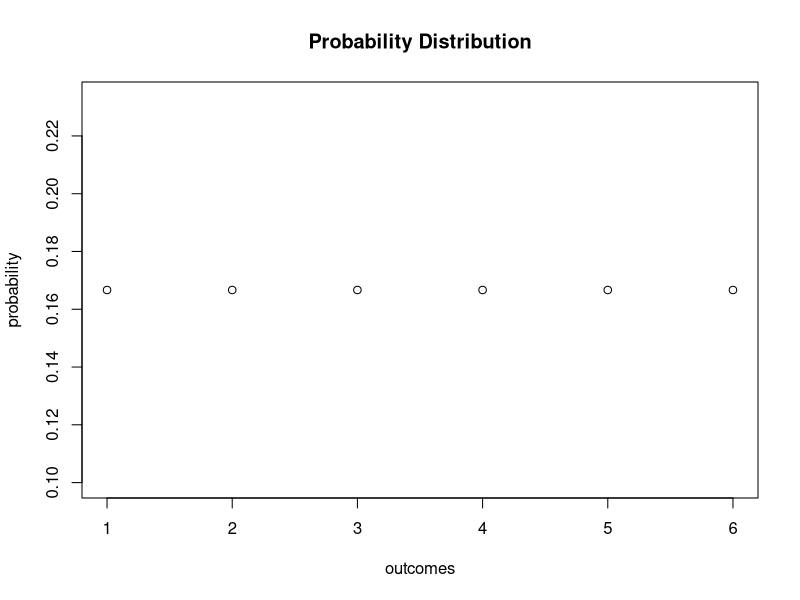
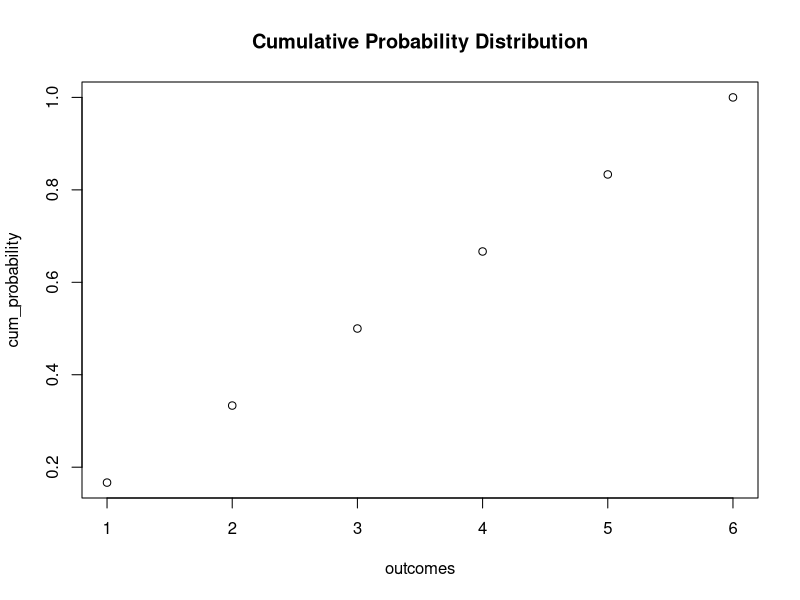
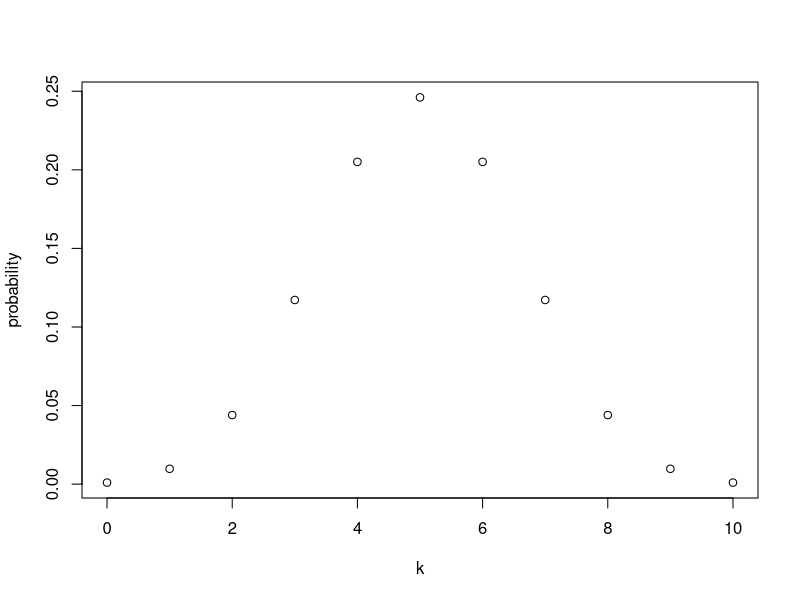
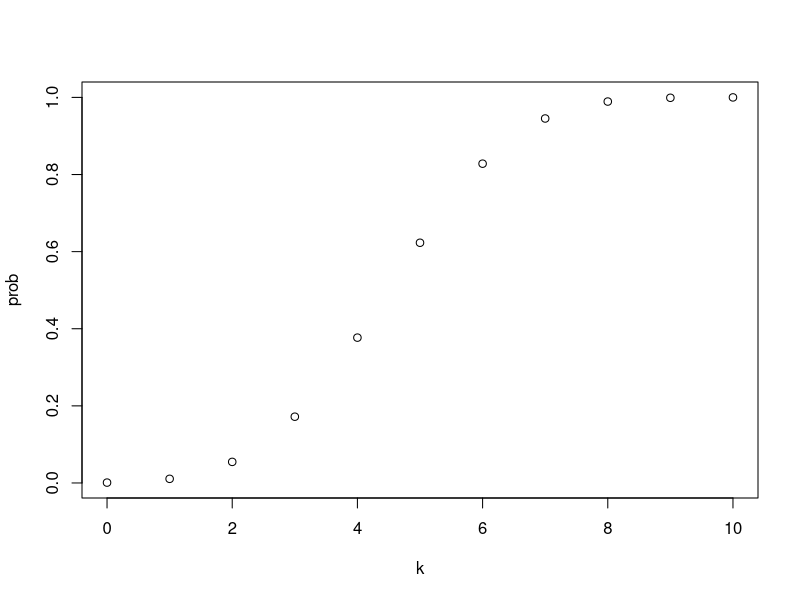
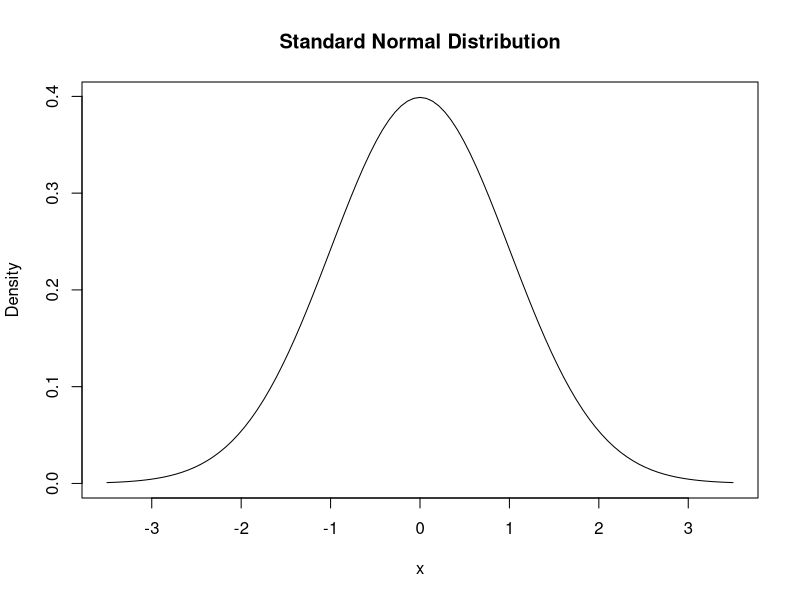

Recreate these plots in R, in order.
## ---- chunk 1
sample(c(1,2,3,4,5,6),1) 
## ---- chunk 2
#generate the vector of probabilities 
probability <- rep(1/6,6) # plot the probabilites 
plot(probability, xlab = "outcomes", main = "Probability Distribution") 
## ---- chunk 3
#generate the vector of cumulative probabilities 
cum_probability <- cumsum(rep(1/6,6)) 
# plot the probabilites 
plot(cum_probability, xlab = "outcomes", main = "Cumulative Probability Distribution") 
## ---- chunk 4
sample(c("H","T"),1) 
## ---- chunk 5
dbinom(x = 5, size = 10, prob = 0.5) 
## ---- chunk 6
sum(dbinom(x = c(4:7), size = 10, prob = 0.5))
## ---- chunk 7
k <- 0:10
## ---- chunk 8
probability <- dbinom(x = 0:10, size = 10, prob = 0.5) 
k <- 0:10 
plot(k, probability) 
## ---- chunk 9
prob <- cumsum(dbinom(x =
0:10, size = 10, prob = 0.5)) 
k <- 0:10 
plot(k, prob) 
## ---- chunk 10
mean(1:6)
## ---- chunk 11
set.seed(1) 
sample(c(1,2,3,4,5,6),3, replace = T)
## ---- chunk 12
set.seed(1) 
mean(sample(c(1,2,3,4,5,6),10000, replace = T))
## ---- chunk 13
curve(dnorm(x),
xlim=c(-3.5, 3.5), ylab = "Density", main = "Standard Normal Distribution") 
## ---- chunk 14
dnorm(c(-1.96,0,1.96))
## ---- chunk 15
1 - 2 * (pnorm(-1.96)) 
